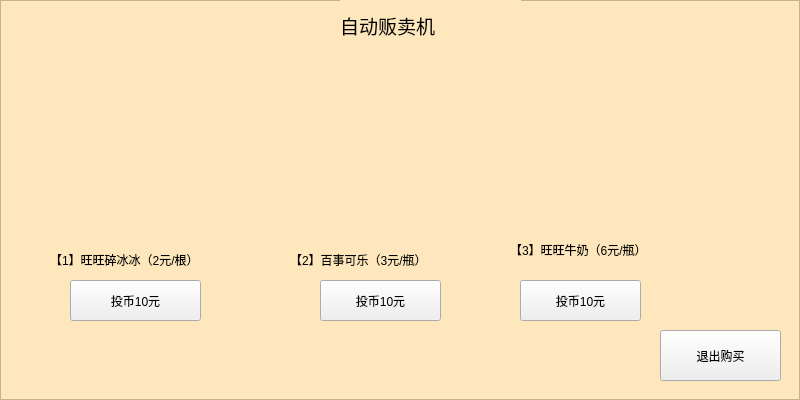
<?xml version="1.0" encoding="UTF-8"?>
<ui version="4.0">
 <class>BuyGoods</class>
 <widget class="QWidget" name="BuyGoods">
  <property name="geometry">
   <rect>
    <x>0</x>
    <y>0</y>
    <width>800</width>
    <height>400</height>
   </rect>
  </property>
  <property name="windowTitle">
   <string>商品购买</string>
  </property>
  <widget class="QFrame" name="frame">
   <property name="geometry">
    <rect>
     <x>0</x>
     <y>0</y>
     <width>800</width>
     <height>400</height>
    </rect>
   </property>
   <property name="styleSheet">
    <string notr="true">QFrame{
background-color:rgb(254, 231, 188)}</string>
   </property>
   <property name="frameShape">
    <enum>QFrame::StyledPanel</enum>
   </property>
   <property name="frameShadow">
    <enum>QFrame::Raised</enum>
   </property>
   <widget class="QPushButton" name="quit">
    <property name="geometry">
     <rect>
      <x>660</x>
      <y>330</y>
      <width>121</width>
      <height>51</height>
     </rect>
    </property>
    <property name="text">
     <string>退出购买</string>
    </property>
   </widget>
   <widget class="QLabel" name="label">
    <property name="geometry">
     <rect>
      <x>340</x>
      <y>0</y>
      <width>181</width>
      <height>51</height>
     </rect>
    </property>
    <property name="font">
     <font>
      <pointsize>14</pointsize>
     </font>
    </property>
    <property name="text">
     <string>自动贩卖机</string>
    </property>
   </widget>
   <widget class="QLabel" name="label_2">
    <property name="geometry">
     <rect>
      <x>60</x>
      <y>100</y>
      <width>141</width>
      <height>121</height>
     </rect>
    </property>
    <property name="styleSheet">
     <string notr="true">image: url(:/pic/R-C.jpg);</string>
    </property>
    <property name="text">
     <string/>
    </property>
   </widget>
   <widget class="QLabel" name="label_3">
    <property name="geometry">
     <rect>
      <x>50</x>
      <y>250</y>
      <width>181</width>
      <height>20</height>
     </rect>
    </property>
    <property name="text">
     <string>【1】旺旺碎冰冰（2元/根）</string>
    </property>
   </widget>
   <widget class="QPushButton" name="two">
    <property name="geometry">
     <rect>
      <x>70</x>
      <y>280</y>
      <width>131</width>
      <height>41</height>
     </rect>
    </property>
    <property name="text">
     <string>投币10元</string>
    </property>
   </widget>
   <widget class="QLabel" name="label_6">
    <property name="geometry">
     <rect>
      <x>510</x>
      <y>240</y>
      <width>181</width>
      <height>20</height>
     </rect>
    </property>
    <property name="text">
     <string>【3】旺旺牛奶（6元/瓶）</string>
    </property>
   </widget>
   <widget class="QPushButton" name="six">
    <property name="geometry">
     <rect>
      <x>520</x>
      <y>280</y>
      <width>121</width>
      <height>41</height>
     </rect>
    </property>
    <property name="text">
     <string>投币10元</string>
    </property>
   </widget>
   <widget class="QLabel" name="label_7">
    <property name="geometry">
     <rect>
      <x>530</x>
      <y>100</y>
      <width>141</width>
      <height>121</height>
     </rect>
    </property>
    <property name="styleSheet">
     <string notr="true">image: url(:/pic/3.jpg);</string>
    </property>
    <property name="text">
     <string/>
    </property>
   </widget>
   <widget class="QLabel" name="label_5">
    <property name="geometry">
     <rect>
      <x>300</x>
      <y>70</y>
      <width>141</width>
      <height>151</height>
     </rect>
    </property>
    <property name="styleSheet">
     <string notr="true">image: url(:/pic/kele.jpg);</string>
    </property>
    <property name="text">
     <string/>
    </property>
   </widget>
   <widget class="QPushButton" name="three">
    <property name="geometry">
     <rect>
      <x>320</x>
      <y>280</y>
      <width>121</width>
      <height>41</height>
     </rect>
    </property>
    <property name="text">
     <string>投币10元</string>
    </property>
   </widget>
   <widget class="QLabel" name="label_4">
    <property name="geometry">
     <rect>
      <x>290</x>
      <y>250</y>
      <width>171</width>
      <height>20</height>
     </rect>
    </property>
    <property name="text">
     <string>【2】百事可乐（3元/瓶）</string>
    </property>
   </widget>
  </widget>
 </widget>
 <resources/>
 <connections/>
</ui>
